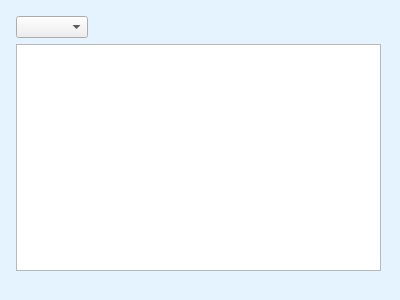
<?xml version="1.0" encoding="UTF-8"?>
<ui version="4.0">
 <class>PlanningWidget</class>
 <widget class="QWidget" name="PlanningWidget">
  <property name="geometry">
   <rect>
    <x>0</x>
    <y>0</y>
    <width>400</width>
    <height>300</height>
   </rect>
  </property>
  <property name="windowTitle">
   <string>Form</string>
  </property>
  <property name="styleSheet">
   <string notr="true">#PlanningWidget { 
background-color: rgb(229, 243, 255)
}</string>
  </property>
  <widget class="QWidget" name="layoutWidget">
   <property name="geometry">
    <rect>
     <x>13</x>
     <y>13</y>
     <width>371</width>
     <height>261</height>
    </rect>
   </property>
   <layout class="QVBoxLayout" name="verticalLayout">
    <property name="leftMargin">
     <number>3</number>
    </property>
    <property name="topMargin">
     <number>3</number>
    </property>
    <property name="rightMargin">
     <number>3</number>
    </property>
    <property name="bottomMargin">
     <number>3</number>
    </property>
    <item>
     <layout class="QHBoxLayout" name="horizontalLayout">
      <item>
       <widget class="FilterComboBox" name="filterComboBox"/>
      </item>
      <item>
       <spacer name="horizontalSpacer_3">
        <property name="orientation">
         <enum>Qt::Horizontal</enum>
        </property>
        <property name="sizeHint" stdset="0">
         <size>
          <width>78</width>
          <height>20</height>
         </size>
        </property>
       </spacer>
      </item>
     </layout>
    </item>
    <item>
     <widget class="QTreeView" name="treeView">
      <property name="styleSheet">
       <string notr="true">QTreeView::item:hover {backgroundcolor:rgb(229,243,255);
														selection-color: black;}
QTreeView::item:selected {background-color: rgb(21, 153, 255);
																selection-color: white;}
QHeaderView::section {background: qlineargradient(x1: 0, y1: 0, x2: 0, y2: 1,
                                			    stop: 0 			#7aacd7, stop: 0.614 white,
                                				 stop: 0.614  #FF007F96,  stop: 0.853 white
													 stop: 0.853 	#7aacd7, stop: 1.0 white);
													 color: rgb(255,255,255);
                                              border-width: 1px; border-style: solid;
													 border-color: #D8D8D8;
                                              height: 40px; padding-left:10px;
													 font: 10pt \Open Sans\;}
</string>
      </property>
      <property name="sortingEnabled">
       <bool>true</bool>
      </property>
     </widget>
    </item>
   </layout>
  </widget>
 </widget>
 <customwidgets>
  <customwidget>
   <class>FilterComboBox</class>
   <extends>QComboBox</extends>
   <header location="global">PlanningTree/FilterComboBox.h</header>
  </customwidget>
 </customwidgets>
 <resources/>
 <connections/>
</ui>
